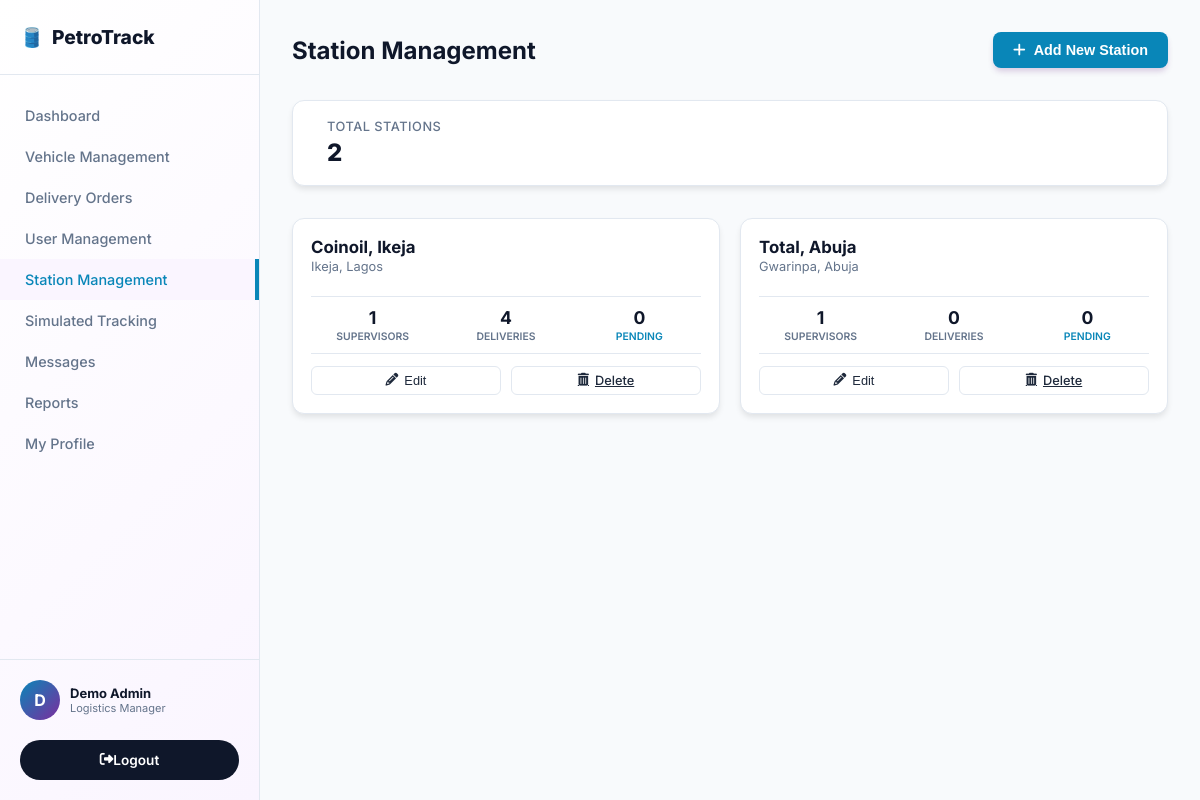
The page /station_management.php (signed in) on the database its author committed.
### tables this page shows
CREATE TABLE `users` (
  `id` int(11) NOT NULL,
  `name` varchar(100) NOT NULL,
  `email` varchar(100) NOT NULL,
  `phone` varchar(20) DEFAULT NULL,
  `password` varchar(255) NOT NULL,
  `role` enum('admin','driver','supervisor') NOT NULL,
  `status` enum('active','inactive','suspended') DEFAULT 'active',
  `status_reason` text DEFAULT NULL,
  `last_login` datetime DEFAULT NULL,
  `created_at` timestamp NOT NULL DEFAULT current_timestamp(),
  `updated_at` timestamp NOT NULL DEFAULT current_timestamp() ON UPDATE current_timestamp(),
  `station_id` int(11) DEFAULT NULL,
  `verification_pin` varchar(255) DEFAULT NULL,
  `security_question` varchar(255) DEFAULT NULL,
  `security_answer` varchar(255) DEFAULT NULL
);

CREATE TABLE `stations` (
  `id` int(11) NOT NULL,
  `name` varchar(100) DEFAULT NULL,
  `location` varchar(255) DEFAULT NULL,
  `created_at` timestamp NOT NULL DEFAULT current_timestamp()
);

### config/db_connect.php (called while the page is built, shortened)
<?php
function getRoleLabel($role) {
    $labels = [
        'admin'      => 'Logistics Manager',
        'driver'     => 'Tanker Driver',
        'supervisor' => 'Station Supervisor'
    ];
    return $labels[$role] ?? ucfirst($role);
}
?>

### station_management.php (the view, shortened to what this page needs)
<?php
include 'config/db_connect.php';
 $admin_name = 'Admin User';
if (isset($_SESSION['user_id'])) {
    $user_id = $_SESSION['user_id'];
    $stmt = $conn->prepare("SELECT name FROM users WHERE id = ?");
    $stmt->bind_param("i", $user_id);
    $stmt->execute();
    $res = $stmt->get_result();
    if ($data = $res->fetch_assoc()) $admin_name = $data['name'];
}
 $sql = "SELECT s.*,
        (SELECT COUNT(*) FROM users WHERE station_id = s.id) as supervisor_count,
        (SELECT COUNT(*) FROM deliveries WHERE station_id = s.id) as delivery_count,
        (SELECT COUNT(*) FROM deliveries WHERE station_id = s.id AND delivery_status = 'pending') as pending_count
        FROM stations s
        ORDER BY s.name ASC";
 $result = $conn->query($sql);
 $total_stations = $conn->query("SELECT COUNT(*) as c FROM stations")->fetch_assoc()['c'];
?>
<!DOCTYPE html>
<html lang="en">
<head>
    <link rel="stylesheet" href="https://cdnjs.cloudflare.com/ajax/libs/font-awesome/6.4.0/css/all.min.css">
</head>
<body>
    <aside class="sidebar">
        <div class="sidebar-header">
            <a href="admin_dashboard.php" class="brand-logo">
                <span>🛢️</span> PetroTrack
            </a>
        </div>
        <ul class="nav-links">
            <li><a href="admin_dashboard.php"></i> Dashboard</a></li>
            <li><a href="vehicle_management.php"></i> Vehicle Management</a></li>
            <li><a href="delivery_management.php"></i> Delivery Orders</a></li>
            <li><a href="user_management.php"></i> User Management</a></li>
            <li><a href="station_management.php" class="active"></i> Station Management</a></li>
            <li><a href="tracking_map.php"></i> Simulated Tracking</a></li>
            <li><a href="messages.php"></i> Messages
            </a></li>
            <li><a href="reports.php"></i> Reports</a></li>
            <li><a href="profile.php"></i> My Profile</a></li>
        </ul>
        <div class="user-profile">
            <div class="avatar"><?php echo strtoupper(substr($admin_name, 0, 1)); ?></div>
            <div class="user-info">
                <div><?php echo htmlspecialchars($admin_name); ?></div>
                <div><?php echo getRoleLabel($_SESSION['role'] ?? ''); ?></div>
            </div>
        </div>
        <a href="logout.php" class="btn-logout"><i class="fas fa-sign-out-alt"></i> Logout</a>
    </aside>
    <main class="main-content">
        <div class="page-header">
            <div class="page-title">Station Management</div>
            <button class="btn-primary" onclick="openAddModal()">
                <i class="fas fa-plus"></i> Add New Station
            </button>
        </div>
        <div class="stats-grid">
            <div class="stat-card">
                <div class="stat-info">
                    <h4>Total Stations</h4>
                    <div class="value"><?php echo $total_stations; ?></div>
                </div>
            </div>
        </div>
        <?php if ($result->num_rows > 0): ?>
        <div class="stations-grid">
            <?php while ($row = $result->fetch_assoc()): ?>
            <div class="station-card">
                <div class="card-header">
                    <div>
                        <div class="station-name"><?php echo htmlspecialchars($row['name']); ?></div>
                        <div class="station-location"></i> <?php echo htmlspecialchars($row['location']); ?></div>
                    </div>
                </div>
                <div class="stats-row">
                    <div class="stat-item">
                        <span class="num"><?php echo $row['supervisor_count']; ?></span>
                        <span class="label">Supervisors</span>
                    </div>
                    <div class="stat-item">
                        <span class="num"><?php echo $row['delivery_count']; ?></span>
                        <span class="label">Deliveries</span>
                    </div>
                    <div class="stat-item">
                        <span class="num"><?php echo $row['pending_count']; ?></span>
                        <span class="label" style="color:var(--warning)">Pending</span>
                    </div>
                </div>
                <div class="card-actions">
                    <button class="btn-action" onclick="openEditModal(<?php echo $row['id']; ?>, '<?php echo htmlspecialchars($row['name'], ENT_QUOTES); ?>', '<?php echo htmlspecialchars($row['location'], ENT_QUOTES); ?>')">
                        <i class="fas fa-pencil-alt"></i> Edit
                    </button>
                    <a href="station_management.php?delete=<?php echo $row['id']; ?>"
                       class="btn-action delete"
                       onclick="return confirm('Delete <?php echo htmlspecialchars($row['name'], ENT_QUOTES); ?>? This cannot be undone.')">
                        <i class="fas fa-trash-alt"></i> Delete
                    </a>
                </div>
            </div>
            <?php endwhile; ?>
        </div>
        <?php endif; ?>
    </main>
</body>
</html>

### rows shown on the page
users: name "D", name "Demo Admin"
stations: name "Coinoil, Ikeja", location "Ikeja, Lagos", supervisor_count "1", delivery_count "4", pending_count "0"
stations: name "Total, Abuja", location "Gwarinpa, Abuja", supervisor_count "1", delivery_count "0", pending_count "0"

### other values the page prints
getRoleLabel($_SESSION['role'] ?? '') "Logistics Manager"
$total_stations "2"
